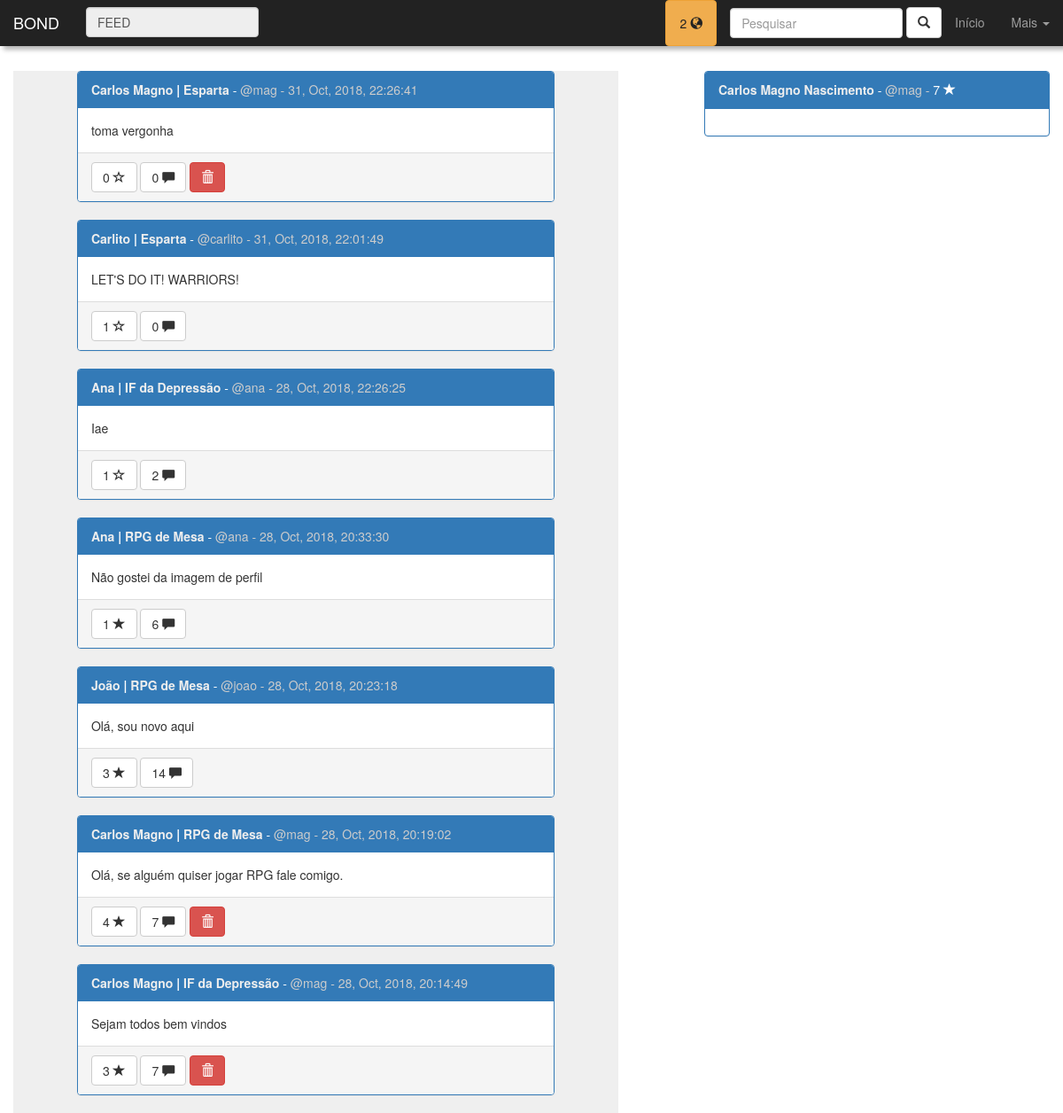
Screenshot of /home.php (signed in) with the database file from the repository.
### tables this page shows
CREATE TABLE IF NOT EXISTS `posts` (
  `id_post` int(11) NOT NULL AUTO_INCREMENT,
  `user` int(11) NOT NULL,
  `community` int(11) NOT NULL,
  `post_text` text NOT NULL,
  `post_pic` varchar(200) DEFAULT NULL,
  `r_date` datetime DEFAULT CURRENT_TIMESTAMP,
  `likes` int(11) DEFAULT '0',
  PRIMARY KEY (`id_post`)
);

CREATE TABLE IF NOT EXISTS `users` (
  `id_user` int(11) NOT NULL AUTO_INCREMENT,
  `username` varchar(20) NOT NULL,
  `first_name` varchar(60) NOT NULL,
  `last_name` varchar(80) NOT NULL,
  `birthday` date NOT NULL,
  `profile_pic` varchar(200) DEFAULT 'assets/img/default-user-icon.png',
  `passwd` varchar(32) NOT NULL,
  `r_date` datetime NOT NULL DEFAULT CURRENT_TIMESTAMP,
  `gender` enum('M','F','O') DEFAULT NULL,
  `stars` int(11) DEFAULT '0',
  PRIMARY KEY (`id_user`)
);

CREATE TABLE IF NOT EXISTS `communities` (
  `id_community` int(11) NOT NULL AUTO_INCREMENT,
  `community_name` varchar(100) NOT NULL,
  `r_date` datetime DEFAULT CURRENT_TIMESTAMP,
  `profile_pic` varchar(200) DEFAULT 'assets/img/default-community-icon.png',
  `community_description` varchar(500) DEFAULT NULL,
  `members` int(11) DEFAULT '0',
  PRIMARY KEY (`id_community`)
);

### home.php (the view, shortened to what this page needs)
<?php
include "inc/functions/connection.php";
$id_user = $_SESSION["id_user"];
$conn = connect();
$sql = "SELECT COUNT(*) as qnt FROM notifications WHERE user = $id_user AND seen = 'n'";
if($q = mysqli_query($conn, $sql)){
  $notifications = mysqli_fetch_assoc($q)["qnt"];
}else{
  $notifications = 0;
}
?>
<!DOCTYPE html>
<html lang="PT-BR">
  <head>
    <link href="css/bootstrap.min.css" rel="stylesheet">
    <link rel="stylesheet" href="css/pattern.css">
  </head>
<body>
<nav class="navbar navbar-inverse navbar-fixed-top" id="navbar-menu">
  <div class="container-fluid">
    <div class="navbar-header">
      <a class="navbar-brand" href="#">BOND</a>
    </div>
    <div class="collapse navbar-collapse" id="bs-example-navbar-collapse-1">
      <form class="navbar-form navbar-left">
        <div class="form-group">
          <input type="text" class="form-control" placeholder="Pesquisar" value="FEED" disabled>
        </div>
      </form>
      <ul class="nav navbar-nav navbar-right">
      <li>
        <?php
        if($notifications>0){
          echo '<a href="notifications.php" class="btn btn-warning" id="dark-text-nav">'.$notifications
          .' <span class="glyphicon glyphicon-globe"></span></a>';
        }else{
          echo '<a href="notifications.php" class="btn btn-default"><span class="glyphicon glyphicon-globe"></span></a>';
        }
        ?></li><li>
    <form class="navbar-form navbar-right" onsubmit="return false">
      <div class="form-group">
        <input type="text" id="nav-search-input" class="form-control" placeholder="Pesquisar" value="<?php if(isset($_GET["q"])){echo $_GET["q"];} ?>">
      </div>
      <a id="nav-search-submit" class="btn btn-default"><label class="glyphicon glyphicon-search"></label></a>
    </form>
      </li>
        <li><a href="home.php">Início</a></li>
        <li class="dropdown">
          <a href="#" class="dropdown-toggle" data-toggle="dropdown"
          role="button" aria-haspopup="true" aria-expanded="false">Mais <span class="caret"></span></a>
        </li>
      </ul>
    </div>
  </div>
</nav>
<div class="container" id="main-container">
<div class="row">
<div class="col-xs-12 col-lg-7">
<div class="row panel-gray">
    <div class="col-lg-10 col-lg-offset-1">
        <?php
         $conn = connect();
         $sql = "SELECT * FROM is_part_of WHERE user = $id_user";
         if($query = mysqli_query($conn, $sql)){
           $array = array();
           while($row = mysqli_fetch_assoc($query)){
             $array[] = $row;
            }
          $array2 = array();
          foreach($array as $communities){
            $id_community = $communities["community"];
            $sql = "SELECT *, date_format(posts.r_date, '%d, %b, %Y, %T') as data_f FROM posts
            JOIN users ON posts.user = users.id_user JOIN communities ON posts.community = communities.id_community
            WHERE community = '$id_community' ORDER BY posts.r_date DESC,  posts.likes DESC";
            if($query2 = mysqli_query($conn, $sql)){
              while($post = mysqli_fetch_assoc($query2)){
                $array2[] = $post;
              }
            }
          }
          usort($array2, "organizer");
          foreach($array2 as $post){
            $text = $post["post_text"];
            $likes = $post["likes"];
            $id_post = $post["id_post"];
            $id_community = $post["id_community"];
            $sql = "SELECT count(*) as comments FROM comments WHERE post = $id_post";
            if($q = mysqli_query($conn, $sql)){
                $comments_qnt = mysqli_fetch_assoc($q)["comments"];
            }else{
                $comments_qnt = '';
            }
            if($post["user"] == $id_user){
              $link = "profile.php";
            }else{
              $link = "see_profile.php?p=".$post["user"];
            }
            echo "<div class='panel panel-primary'>
            <div class='panel-heading'><a href='$link' class='gray-text-link'><strong>".$post["first_name"]."</a> |
            <a href='see_community.php?c=$id_community' class='gray-text-link'>".$post["community_name"]
            ."</a></strong> - <span class='gray-text'>@".$post["username"]." - ";
            echo $post["data_f"]."</span></div>
            <div class='panel-body'>
             $text
            </div>
            <div class='panel-footer'> ";
            $sql = "SELECT * FROM likes WHERE post = $id_post AND user = $id_user";
            if(isset(mysqli_fetch_assoc(mysqli_query($conn, $sql))["post"])){
             echo "<a href='like_post.php?p=$id_post&m=unlike&l=home.php'
             title='Gostei' class='btn btn-default' id='like-btn'>$likes <span class='glyphicon glyphicon-star'>
             </span></a>";
            }else{
              echo "<a href='like_post.php?p=$id_post&m=like&l=home.php'
               title='Não gostei' class='btn btn-default' id='like-btn'>$likes <span class='glyphicon glyphicon-star-empty'>
               </span></a>";
            }
            echo " <a href='see_post.php?p=$id_post'
             title='Comentar' class='btn btn-default' id='like-btn'>".$comments_qnt." <span class='glyphicon glyphicon-comment'>
             </span></a>";
            if($post["id_user"] == $id_user){
             echo " <a href='del_post.php?p=$id_post&l=home.php'
             title='Apagar' class='btn btn-danger' id='like-btn'><span class='glyphicon glyphicon-trash'>
             </span></a>";
            }
            echo "</div>
          </div>";
          }
          }
        ?>
    </div>
</div>
</div>
<div class="col-xs-12 col-lg-4 col-lg-offset-1">
  <div class="row">
  <div class="panel panel-primary">
    <div class="panel-heading">
      <strong><a href='profile.php' class='gray-text-link'><?php
      $conn = connect();
      $sql = "SELECT * FROM users WHERE id_user = $id_user";
      if($query = mysqli_query($conn, $sql)){
        $user = mysqli_fetch_assoc($query);
        echo $user["first_name"].' '.$user["last_name"];
      }
      mysqli_close($conn);?>
      </a></strong>
      <?php
      echo ' - <span class="gray-text"> @'.$user["username"].' - </span>';
      ?>
          <?php echo $user["stars"] ?>
        <label class='glyphicon glyphicon-star'></label>
    </div>
    <div class="panel-body">
    </div>
  </div>
  </div>
</div>
</div>
</div>
</body>
</html>

### css/pattern.css (style rules this page uses)
.panel-gray { background: rgba(100, 100, 100, 0.1); }
.gray-text { color: #ccc; }
.gray-text-link { color: #eee; }
#navbar-menu { border-bottom: none; box-shadow: 4px 4px 5px rgba(10,10,10,0.3); color: #bbb; }
#main-container { padding-top: 80px; }
#dark-text-nav { color: #222; }

### rows the page displays
posts: users.first_name "Carlos Magno", communities.community_name "Esparta", users.username "mag", data_f "31, Oct, 2018, 22:26:41", post_text "toma vergonha", likes "0", comments_qnt "0"
posts: users.first_name "Carlito", communities.community_name "Esparta", users.username "carlito", data_f "31, Oct, 2018, 22:01:49", post_text "LET'S DO IT! WARRIORS!", likes "1", comments_qnt "0"
posts: users.first_name "Ana", communities.community_name "IF da Depressão", users.username "ana", data_f "28, Oct, 2018, 22:26:25", post_text "Iae", likes "1", comments_qnt "2"
posts: users.first_name "Ana", communities.community_name "RPG de Mesa", users.username "ana", data_f "28, Oct, 2018, 20:33:30", post_text "Não gostei da imagem de perfil", likes "1", comments_qnt "6"
posts: users.first_name "João", communities.community_name "RPG de Mesa", users.username "joao", data_f "28, Oct, 2018, 20:23:18", post_text "Olá, sou novo aqui", likes "3", comments_qnt "14"
posts: users.first_name "Carlos Magno", communities.community_name "RPG de Mesa", users.username "mag", data_f "28, Oct, 2018, 20:19:02", post_text "Olá, se alguém quiser jogar RPG fale comigo.", likes "4", comments_qnt "7"
posts: users.first_name "Carlos Magno", communities.community_name "IF da Depressão", users.username "mag", data_f "28, Oct, 2018, 20:14:49", post_text "Sejam todos bem vindos", likes "3", comments_qnt "7"
users: first_name "Carlos Magno", last_name "Nascimento", username "mag", stars "7"

### other values shown
$notifications "2"
